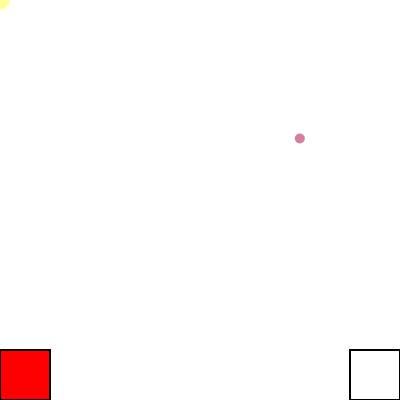
Frame 1 (no input)
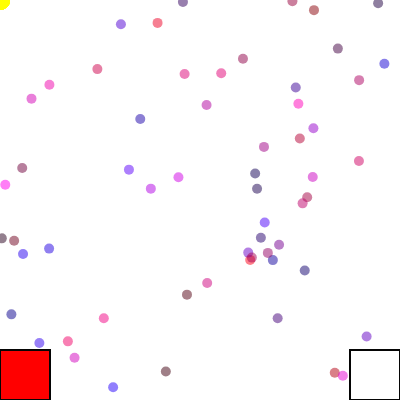
Frame 60 (no input)
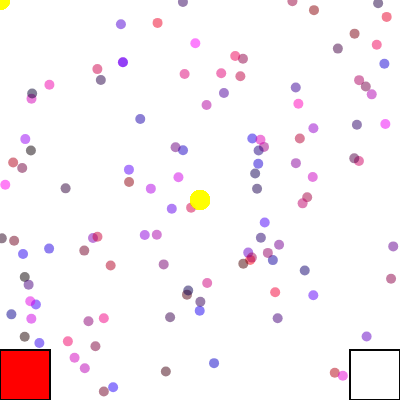
Frame 120 (the mouse pressed at the canvas centre since frame 60)

The p5.js sketch that drew these frames (run headless with seeded random() and noise() and a simulated clock; from frame 60 on, the mouse is pressed at the canvas centre):

// p5.js sketch
// ── sketch.js
// Wk 3 - mouse brush, random, 2 buttons

let fillyr = 255;
function setup() {
  createCanvas(400, 400);
}

function draw() {
  /**** MOUSE BRUSH ***/
  strokeWeight(0);
  fill(255, fillyr, 0, 100);
  // fillyr= 255 yellow brush
  // fillyr = 0 red brush
  circle(mouseX, mouseY, 20);

  /**** TINY RANDOM CIRCLES ***/
  fill(random(255), 0, random(255), 128);
  circle(random(400), random(400), 10);
  console.log("tiny circles");

  /**** BOTTOM RIGHT BUTTON ***/
  fill(255);
  strokeWeight(2);
  rect(width - 50, height - 50, 50, 50);
  fill(0);
  stroke(5);
  if (mouseX > width - 50 && mouseY > height - 50) {
    //console.log("inthebox");
    if (mouseIsPressed) {
      console.log("background reset");
      background(255);
    }
  }

  /**** BOTTOM LEFT BUTTON ***/
  fill(255, 0, 0);
  strokeWeight(2);
  rect(0, height - 50, 50, 50);
  // x,y, width,height
  //  fill(0);
  console.log("fillyr =" + fillyr);
  if (mouseX > 0 && mouseX < width - 350 && mouseY > height - 50) {
    if (mouseIsPressed) {
      if ((fillyr = 255)) {
        console.log("paint red");
        fillyr = 0;
      } else {
        /**** STUMPED ***/
        /**** why doesn't else or if ***/
               //    } if (fillyr =0) {
        /**** change fillyr to 255 ? ***/
        console.log("in the ELSE");
        fillyr = 255;
        console.log("paint yellow");
      }
    }
  }
}
